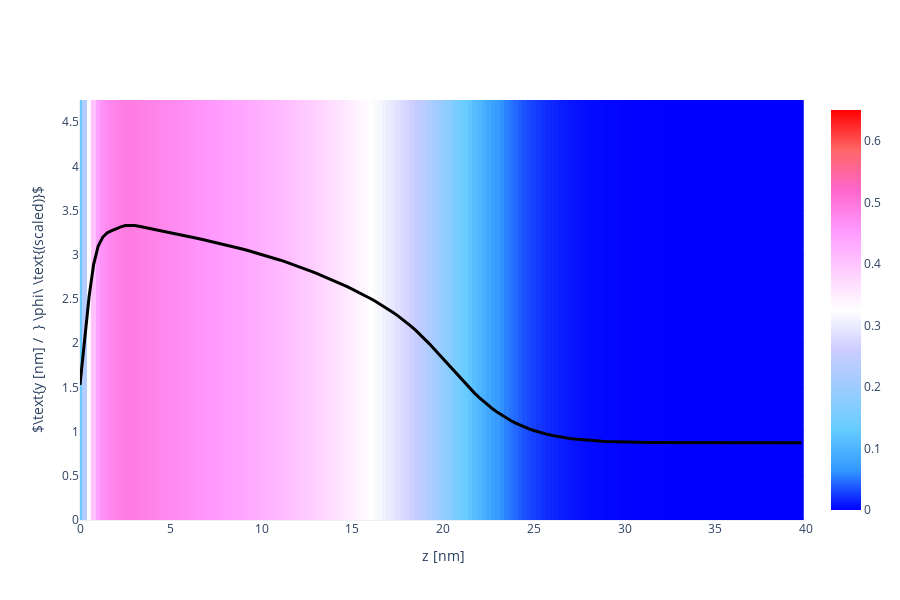

The cell this chart's notebook holds for it:
### Code cell
X, Y, Z = np.array(phAr.iloc[:,0]), np.array(phAr.iloc[:,1]), np.array(phAr.iloc[:,2])
vol = np.array(phAr.iloc[:,3])
if block_Nik[0] > 1: bvols= [np.array(ph1r.iloc[:,i+3]) for i in range(block_Nik[0])]

Lz_max = 40
vol   =  vol[Z < Lz_max]
if block_Nik[0] > 1: bvols = [bvols[i][Z < Lz_max] for i in range(block_Nik[0])]
X = X[Z < Lz_max]
Y = Y[Z < Lz_max]
Z = Z[Z < Lz_max]

Nz_new = int(len(Z)/Nx/Ny)
x = [X[i*Ny*Nz_new] for i in range(Nx)]
y = [Y[j*Nz_new]    for j in range(Ny)]
z = [Z[k]           for k in range(Nz_new)]

xslice = 1
islice = int(xslice*(x[1]-x[0]))
vol  =  np.array([  vol[(islice*Ny+j)*Nz_new+k] for j in range(Ny) for k in range(Nz_new)]).reshape(Ny, Nz_new)
if block_Nik[0] > 1: bvols= [np.array([bvols[i][(islice*Ny+j)*Nz_new+k] for j in range(Ny) for k in range(Nz_new)]).reshape(Ny, Nz_new) for i in range(block_Nik[0])]

import plotly.graph_objects as go
heatmap = go.Heatmap(
            x=z, y=y, z=vol,
            zmin = 0.0, zmax = 0.65,
            colorscale= 'Picnic'
          )
overall = go.Scatter(
            x = z,
            y = 5.0*vol[int(Ny/2), :] + max(y)/2-1.50,
            line = dict(color='black', width=3)
          )
if block_Nik[0] > 1: blocks = [go.Scatter(
                                x = z,
                                y = 1.5*bvols[i][int(Ny/2),:] + max(y)/2-1,
                                line = dict(color='black', width=3, dash='dot')
                              ) for i in range(block_Nik[0])]

fname = GIT+'ph_a020x075_1D.dat'
df = pd.read_csv(fname, sep="\s+", skiprows=0)
a000x075_1d = pd.DataFrame([df.iloc[:,0], df.iloc[:,1]], index=['z', 'pha']).T

reference = go.Scatter(
                x = a000x075_1d.z,
                y = 1.5*a000x075_1d.pha + max(y)/2-1,
                line = dict(color='black', width=3, dash='dash')
            )

layout = go.Layout( xaxis_range = [0, Lz_max], yaxis_range = [0, y[-1]],
                    yaxis_title = r'$\text{y [nm] /  } \phi\ \text{(scaled)}$', xaxis_title = 'z [nm]',
                    scene_xaxis_showticklabels=True,
                    scene_yaxis_showticklabels=True,
                    scene_zaxis_showticklabels=True,
                    showlegend = False,
                    template='plotly_white', width=900, height=600)
if block_Nik[0] > 1: fig = go.Figure(data = [heatmap, overall, *blocks], layout = layout)
else: fig = go.Figure(data = [heatmap, overall], layout = layout)
# if block_Nik[0] > 1: fig = go.Figure(data = [heatmap, overall, *blocks, reference], layout = layout)
# else: fig = go.Figure(data = [heatmap, overall, reference], layout = layout)
fig.show()

### Figure 1 — Plotly figure (JSON) as saved in the notebook; plotly's stock layout.template omitted (floating-point values rounded to 4 significant figures; data arrays with more than 128 entries replaced by an {"elided": "..."} marker saying what was removed)
{"data": [{"colorscale": [[0, "rgb(0,0,255)"], [0.1, "rgb(51,153,255)"], [0.2, "rgb(102,204,255)"], [0.3, "rgb(153,204,255)"], [0.4, "rgb(204,204,255)"], [0.5, "rgb(255,255,255)"], [0.6, "rgb(255,204,255)"], [0.7, "rgb(255,153,255)"], [0.8, "rgb(255,102,204)"], [0.9, "rgb(255,102,102)"], [1, "rgb(255,0,0)"]], "type": "heatmap", "x": {"elided": "160 float values"}, "y": [0, 0.25, 0.5, 0.75, 1, 1.25, 1.5, 1.75, 2, 2.25, 2.5, 2.75, 3, 3.25, 3.5, 3.75, 4, 4.25, 4.5, 4.75], "z": {"elided": "20x160 float values"}, "zmax": 0.65, "zmin": 0}, {"line": {"color": "black", "width": 3}, "type": "scatter", "x": {"elided": "160 float values"}, "y": {"elided": "160 float values"}}], "layout": {"height": 600, "scene": {"xaxis": {"showticklabels": true}, "yaxis": {"showticklabels": true}, "zaxis": {"showticklabels": true}}, "showlegend": false, "width": 900, "xaxis": {"range": [0, 40], "title": {"text": "z [nm]"}, "type": "linear"}, "yaxis": {"range": [0, 4.75], "title": {"text": "$\\text{y [nm] /  } \\phi\\ \\text{(scaled)}$"}, "type": "linear"}}}
